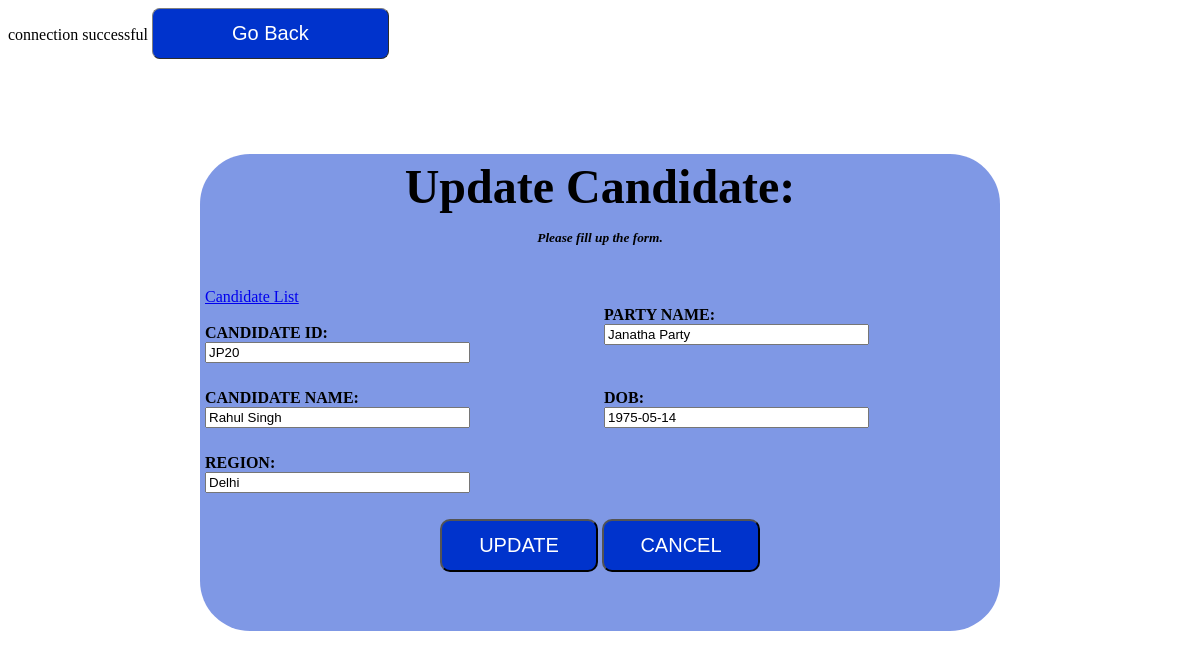
The page /update.php?cand_id=JP20 on the database its author committed.
### tables this page shows
CREATE TABLE `candidate` (
  `id` int(11) NOT NULL,
  `cand_id` varchar(255) NOT NULL,
  `party_name` varchar(255) NOT NULL,
  `name` varchar(255) NOT NULL,
  `DOB` date NOT NULL,
  `region` varchar(255) NOT NULL
);

### update.php (the view, shortened to what this page needs)
<?php
include('dbconnection.php');
$result = mysqli_query($conn,"SELECT * FROM candidate WHERE cand_id='".$_GET['cand_id']."'");
$row = mysqli_fetch_array($result);
?>
<html>
<head>
</head>
<body>
<a href="admincandidates.php" >
    <button type="button" class="button">Go Back</button> <br/>
</a>
<form method="post" action="updatecandidates.php">
<table width="800" style="background-color: rgb(0, 51, 204, 0.5);margin-top:95px;border-radius: 50px;"  align="center" cellpadding="3px">
<tr><th colspan = "2" style="align:center;"> <font size="7"> <b> Update Candidate:</font><br>
 <p><small><i>Please fill up the form.</b></i></small></p> <br>
 </th></tr>
<tr><td>
<div>
<a href="retrieve.php">Candidate List </a>
</div> <br>
<label for="CANDIDATE ID"><b>CANDIDATE ID:</b></label><br/>
<input type="text" name="cand_id" value="<?php echo $row['cand_id']?>" placeholder="Enter Candidate ID" size="30"  autofocus required>
<br/><br/></td>
<td>
<label for="PARTY NAME"><b>PARTY NAME:</b></label><br/>
<input type="text" name="party_name" value="<?php echo $row['party_name']?>" placeholder="Enter Candidate's Party Name" size="30" required>
<br/><br/>
</td>
</tr>
<tr> <td>
<label for="CANDIDATE NAME"><b>CANDIDATE NAME:</b></label><br/>
<input type="text" name="name" value="<?php echo $row['name']?>" placeholder="Enter Candidate's Name" size="30" required>
<br/><br/></td>
<td>
<label for="DOB"><b>DOB:</b></label><br/>
<input type="text" name="DOB" value="<?php echo $row['DOB']?>" size="30" required>
<br/><br/>
</td>
</tr>
<tr><td>
<label for="REGION"><b>REGION:</b></label<br/><br>
<input type="text" name="region" value="<?php echo $row['region']?>" size="30" placeholder="Enter Candidate's Region" required>
<br/><br>
</td></tr>
<tr><td colspan="2" align="center">
<input type="submit" name="update" value="UPDATE" >
<a href="admincandidates.php" >
    <input type="button" name="cancel" value="CANCEL"> <br/>
</a>
<br/><br/><br/></tr></td>
</table>
</form>
</body>
</html>

### rows shown on the page
candidate: cand_id "JP20", party_name "Janatha Party", name "Rahul Singh", DOB "1975-05-14", region "Delhi"
